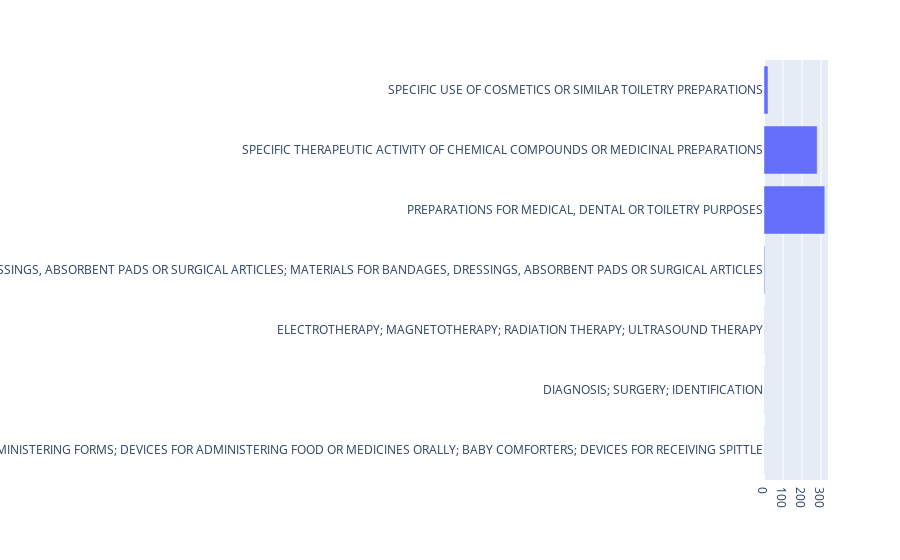
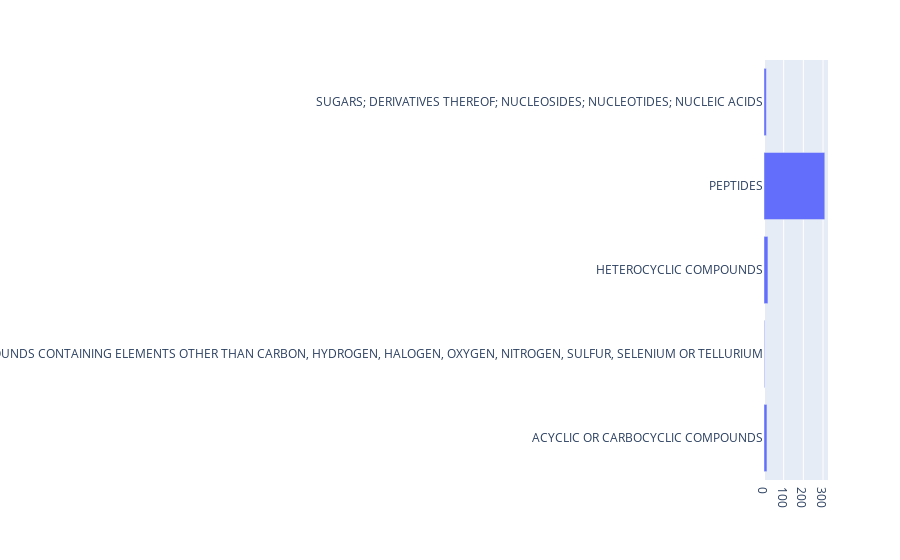
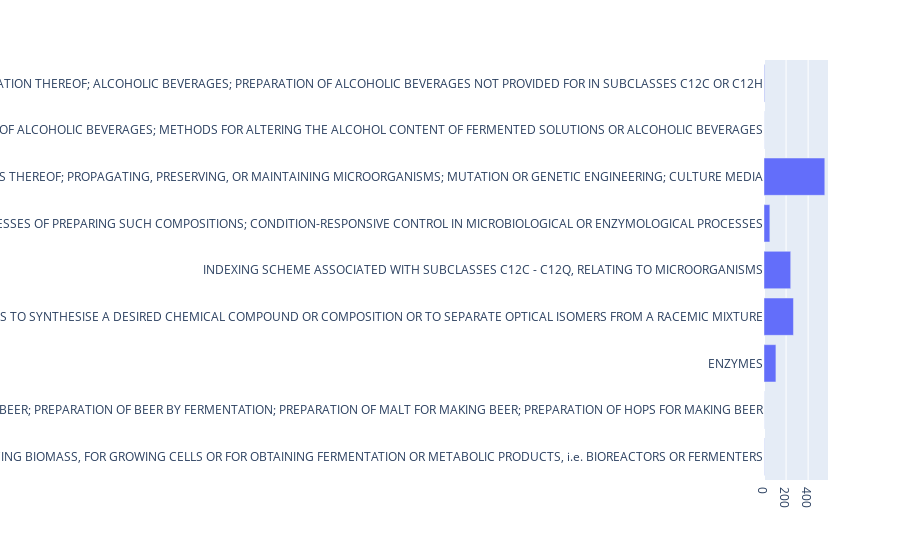

The notebook cell saved with these charts, in order:
### Code cell
for freq_cpc in ['A61', 'C07', 'C12']:
    fig = cpc_df.loc[(cpc_df['cpc_len']==4) & (cpc_df['cpcs'].str.contains(freq_cpc)),].groupby('cpc_desc').agg({'patid':'nunique'}).plot(kind='barh', backend='plotly')
    # fig.update_yaxes(tickangle=90)
    fig.update({'layout':{'showlegend':False,'xaxis_title':'', 'yaxis_title':''}})
    fig.show()

### Figure 1 — Plotly figure (JSON) as saved in the notebook; plotly's stock layout.template omitted (floating-point values rounded to 4 significant figures)
{"data": [{"alignmentgroup": "True", "hovertemplate": "variable=patid<br>value=%{x}<br>cpc_desc=%{y}<extra></extra>", "legendgroup": "patid", "marker": {"color": "#636efa", "pattern": {"shape": ""}}, "name": "patid", "offsetgroup": "patid", "orientation": "h", "showlegend": true, "textposition": "auto", "type": "bar", "x": [1, 1, 1, 4, 320, 280, 21], "xaxis": "x", "y": ["CONTAINERS SPECIALLY ADAPTED FOR MEDICAL OR PHARMACEUTICAL PURPOSES; DEVICES OR METHODS SPECIALLY ADAPTED FOR BRINGING PHARMACEUTICAL PRODUCTS INTO PARTICULAR PHYSICAL OR ADMINISTERING FORMS; DEVICES FOR ADMINISTERING FOOD OR MEDICINES ORALLY; BABY COMFORTERS; DEVICES FOR RECEIVING SPITTLE", "DIAGNOSIS; SURGERY; IDENTIFICATION", "ELECTROTHERAPY; MAGNETOTHERAPY; RADIATION THERAPY; ULTRASOUND THERAPY", "METHODS OR APPARATUS FOR STERILISING MATERIALS OR OBJECTS IN GENERAL; DISINFECTION, STERILISATION OR DEODORISATION OF AIR; CHEMICAL ASPECTS OF BANDAGES, DRESSINGS, ABSORBENT PADS OR SURGICAL ARTICLES; MATERIALS FOR BANDAGES, DRESSINGS, ABSORBENT PADS OR SURGICAL ARTICLES", "PREPARATIONS FOR MEDICAL, DENTAL OR TOILETRY PURPOSES", "SPECIFIC THERAPEUTIC ACTIVITY OF CHEMICAL COMPOUNDS OR MEDICINAL PREPARATIONS", "SPECIFIC USE OF COSMETICS OR SIMILAR TOILETRY PREPARATIONS"], "yaxis": "y"}], "layout": {"autosize": true, "barmode": "relative", "legend": {"title": {"text": "variable"}, "tracegroupgap": 0}, "margin": {"t": 60}, "showlegend": false, "xaxis": {"anchor": "y", "autorange": true, "domain": [0, 1], "range": [0, 336.8], "title": {"text": ""}, "type": "linear"}, "yaxis": {"anchor": "x", "autorange": true, "domain": [0, 1], "range": [-0.5, 6.5], "title": {"text": ""}, "type": "category"}}}

### Figure 2 — Plotly figure (JSON) as saved in the notebook; plotly's stock layout.template omitted (floating-point values rounded to 4 significant figures)
{"data": [{"alignmentgroup": "True", "hovertemplate": "variable=patid<br>value=%{x}<br>cpc_desc=%{y}<extra></extra>", "legendgroup": "patid", "marker": {"color": "#636efa", "pattern": {"shape": ""}}, "name": "patid", "offsetgroup": "patid", "orientation": "h", "showlegend": true, "textposition": "auto", "type": "bar", "x": [15, 3, 20, 309, 12], "xaxis": "x", "y": ["ACYCLIC OR CARBOCYCLIC COMPOUNDS", "ACYCLIC, CARBOCYCLIC OR HETEROCYCLIC COMPOUNDS CONTAINING ELEMENTS OTHER THAN CARBON, HYDROGEN, HALOGEN, OXYGEN, NITROGEN, SULFUR, SELENIUM OR TELLURIUM", "HETEROCYCLIC COMPOUNDS", "PEPTIDES", "SUGARS; DERIVATIVES THEREOF; NUCLEOSIDES; NUCLEOTIDES; NUCLEIC ACIDS"], "yaxis": "y"}], "layout": {"autosize": true, "barmode": "relative", "legend": {"title": {"text": "variable"}, "tracegroupgap": 0}, "margin": {"t": 60}, "showlegend": false, "xaxis": {"anchor": "y", "autorange": true, "domain": [0, 1], "range": [0, 325.3], "title": {"text": ""}, "type": "linear"}, "yaxis": {"anchor": "x", "autorange": true, "domain": [0, 1], "range": [-0.5, 4.5], "title": {"text": ""}, "type": "category"}}}

### Figure 3 — Plotly figure (JSON) as saved in the notebook; plotly's stock layout.template omitted (floating-point values rounded to 4 significant figures)
{"data": [{"alignmentgroup": "True", "hovertemplate": "variable=patid<br>value=%{x}<br>cpc_desc=%{y}<extra></extra>", "legendgroup": "patid", "marker": {"color": "#636efa", "pattern": {"shape": ""}}, "name": "patid", "offsetgroup": "patid", "orientation": "h", "showlegend": true, "textposition": "auto", "type": "bar", "x": [2, 1, 108, 267, 242, 53, 551, 1, 5], "xaxis": "x", "y": ["APPARATUS FOR ENZYMOLOGY OR MICROBIOLOGY; APPARATUS FOR CULTURING MICROORGANISMS FOR PRODUCING BIOMASS, FOR GROWING CELLS OR FOR OBTAINING FERMENTATION OR METABOLIC PRODUCTS, i.e. BIOREACTORS OR FERMENTERS", "BEER; PREPARATION OF BEER BY FERMENTATION; PREPARATION OF MALT FOR MAKING BEER; PREPARATION OF HOPS FOR MAKING BEER", "ENZYMES", "FERMENTATION OR ENZYME-USING PROCESSES TO SYNTHESISE A DESIRED CHEMICAL COMPOUND OR COMPOSITION OR TO SEPARATE OPTICAL ISOMERS FROM A RACEMIC MIXTURE", "INDEXING SCHEME ASSOCIATED WITH SUBCLASSES C12C - C12Q, RELATING TO MICROORGANISMS", "MEASURING OR TESTING PROCESSES INVOLVING ENZYMES, NUCLEIC ACIDS OR MICROORGANISMS; COMPOSITIONS OR TEST PAPERS THEREFOR; PROCESSES OF PREPARING SUCH COMPOSITIONS; CONDITION-RESPONSIVE CONTROL IN MICROBIOLOGICAL OR ENZYMOLOGICAL PROCESSES", "MICROORGANISMS OR ENZYMES; COMPOSITIONS THEREOF; PROPAGATING, PRESERVING, OR MAINTAINING MICROORGANISMS; MUTATION OR GENETIC ENGINEERING; CULTURE MEDIA", "PASTEURISATION, STERILISATION, PRESERVATION, PURIFICATION, CLARIFICATION OR AGEING OF ALCOHOLIC BEVERAGES; METHODS FOR ALTERING THE ALCOHOL CONTENT OF FERMENTED SOLUTIONS OR ALCOHOLIC BEVERAGES", "WINE; PREPARATION THEREOF; ALCOHOLIC BEVERAGES; PREPARATION OF ALCOHOLIC BEVERAGES NOT PROVIDED FOR IN SUBCLASSES C12C OR C12H"], "yaxis": "y"}], "layout": {"autosize": true, "barmode": "relative", "legend": {"title": {"text": "variable"}, "tracegroupgap": 0}, "margin": {"t": 60}, "showlegend": false, "xaxis": {"anchor": "y", "autorange": true, "domain": [0, 1], "range": [0, 580], "title": {"text": ""}, "type": "linear"}, "yaxis": {"anchor": "x", "autorange": true, "domain": [0, 1], "range": [-0.5, 8.5], "title": {"text": ""}, "type": "category"}}}
